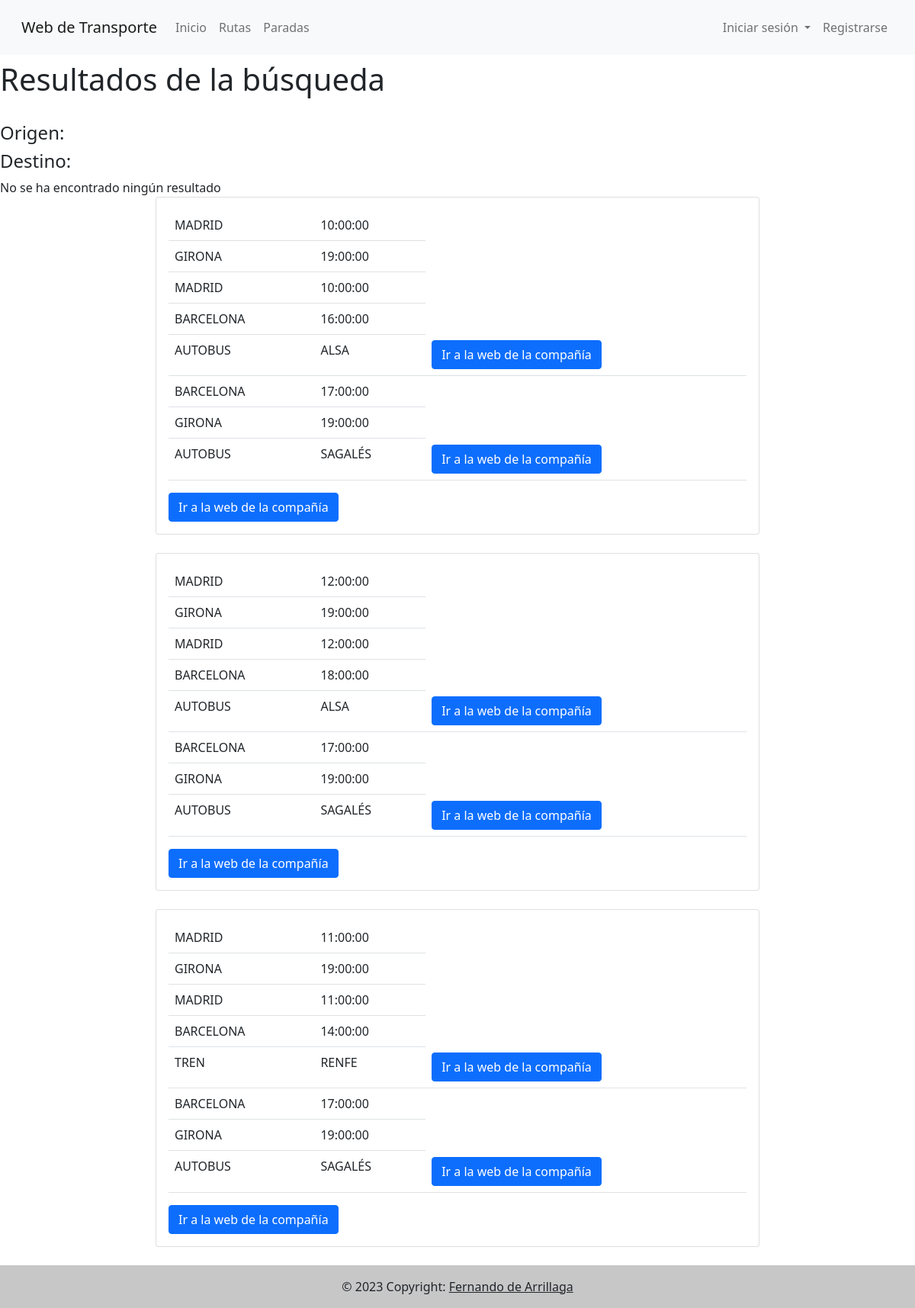
The app's page /resultado.php with its own data.
### tables this page shows
CREATE TABLE `paradas` (
  `id` int(11) NOT NULL,
  `id_ruta` int(11) NOT NULL,
  `parada` varchar(20) NOT NULL,
  `hora` time NOT NULL
);

### resultado.php (the view, shortened to what this page needs)
<!DOCTYPE html>
<html lang="en">
<head>
</head>
<header>
        <?php require_once('header.php');?>
    </header>
<h1>Resultados de la búsqueda</h1>
<?php
$origen= $_POST["origen"];
$destino = $_POST["destino"];
$conexion=mysqli_connect("localhost", "root", "", "transporte");
echo "<br>";
echo "<h4>Origen: $origen</h4>";
echo "<h4>Destino: $destino</h4>";
?>
<?php
$rows = array();
$transbordo=false;
if (count($rows)==0){
  echo "No se ha encontrado ningún resultado";
  $transbordo=true;
  $query3="SELECT ORIGEN.* , P1.*, P2.* , DESTINO.*, ORIGEN.parada as origen, ORIGEN.hora as salida, P1.parada as parada_tr, P1.hora as llegada_tr, P2.hora as salida_tr, DESTINO.parada as destino, DESTINO.hora as llegada, (SELECT operador from rutas WHERE id=ORIGEN.id_ruta) as operador1, (SELECT operador from rutas WHERE id=DESTINO.id_ruta) as operador2, (SELECT web from operadores WHERE operadores.nombre=operador1) as web1, (SELECT web from operadores WHERE operadores.nombre=operador2) as web2, (SELECT medio from rutas WHERE id=ORIGEN.id_ruta) as medio1, (SELECT medio from rutas WHERE id=DESTINO.id_ruta) as medio2 FROM `paradas` ORIGEN, `paradas` DESTINO, `paradas` P1, `paradas` P2 WHERE ORIGEN.hora<DESTINO.hora AND ORIGEN.hora<P1.hora AND ORIGEN.parada='MADRID' AND DESTINO.parada='GIRONA' AND ORIGEN.id_ruta=P1.id_ruta AND P1.parada=P2.parada AND P2.id_ruta=DESTINO.id_ruta;";
  $sql=$conexion->query($query3);
  while ($row = mysqli_fetch_assoc($sql)) {
    array_push($rows, $row);
  }
}
?>
<?php
if ($transbordo==false){
  ?>
  <div class="row justify-content-center">
  <div class="col-sm-8 col-12">
        <?php
        for ($i=0; $i < count($rows); $i++) {
          echo "<div class='card'>";
          echo "<div class='card-body'>";
          echo "<table class='table'>";
          echo "<tr>";
          echo "<td>".$rows[$i]["origen"]."</td>";
          echo "<td>".$rows[$i]["salida"]."</td>";
          echo "</tr>";
          echo "<tr>";
          echo "<td>".$rows[$i]["destino"]."</td>";
          echo "<td>".$rows[$i]["llegada"]."</td>";
          echo "</tr>";
          echo "<tr>";
          echo "<td>".$rows[$i]["medio"]."</td>";
          echo "<td>".$rows[$i]["operador"]."</td>";
          echo "</tr>";
          echo "</table>";
          ?>
          <a href="<?php echo $rows[$i]["web"] ?>" class="btn btn-primary">Ir a la web de la compañía</a>
          <?php
          echo "</div>";
          echo "</div>";
          echo "<br>";
        }
        ?>
  </div>
</div>
<?php
} else {
  ?>
  <div class="row justify-content-center">
  <div class="col-sm-8 col-12">
        <?php
        for ($i=0; $i < count($rows); $i++) {
          echo "<div class='card'>";
          echo "<div class='card-body'>";
          echo "<table class='table'>";
          echo "<tr>";
          echo "<td>".$rows[$i]["origen"]."</td>";
          echo "<td>".$rows[$i]["salida"]."</td>";
          echo "</tr>";
          echo "<tr>";
          echo "<td>".$rows[$i]["destino"]."</td>";
          echo "<td>".$rows[$i]["llegada"]."</td>";
          echo "</tr>";
          echo "<tr>";
          echo "<td>".$rows[$i]["origen"]."</td>";
          echo "<td>".$rows[$i]["salida"]."</td>";
          echo "</tr>";
          echo "<tr>";
          echo "<td>".$rows[$i]["parada_tr"]."</td>";
          echo "<td>".$rows[$i]["llegada_tr"]."</td>";
          echo "</tr>";
          echo "<tr>";
          echo "<td>".$rows[$i]["medio1"]."</td>";
          echo "<td>".$rows[$i]["operador1"]."</td>";
          ?>
          <td><a href="<?php echo $rows[$i]["web1"] ?>" class="btn btn-primary">Ir a la web de la compañía</a></td>
          <?php
          echo "</tr>";
          echo "<tr>";
          echo "<td>".$rows[$i]["parada_tr"]."</td>";
          echo "<td>".$rows[$i]["salida_tr"]."</td>";
          echo "</tr>";
          echo "<tr>";
          echo "<td>".$rows[$i]["destino"]."</td>";
          echo "<td>".$rows[$i]["llegada"]."</td>";
          echo "</tr>";
          echo "<tr>";
          echo "<td>".$rows[$i]["medio2"]."</td>";
          echo "<td>".$rows[$i]["operador2"]."</td>";
          ?>
          <td><a href="<?php echo $rows[$i]["web2"] ?>" class="btn btn-primary">Ir a la web de la compañía</a></td>
          <?php
          echo "</tr>";
          echo "</table>";
          ?>
          <a href="<?php echo $rows[$i]["web"] ?>" class="btn btn-primary">Ir a la web de la compañía</a>
          <?php
          echo "</div>";
          echo "</div>";
          echo "<br>";
        }
        ?>
  </div>
</div>
<?php
}
?>
<footer>
</footer>
</html>

### header.php (shortened to what this page needs)
<!DOCTYPE html>
<html lang="en">
<head>
    <link href="https://cdn.jsdelivr.net/npm/bootstrap@5.0.2/dist/css/bootstrap.min.css" rel="stylesheet">
    <link href="style.css" rel="stylesheet">
</head>
<header>
    <nav class="navbar navbar-expand-lg navbar-light bg-light fixed-top p-3">
        <div class="container-fluid">
          <a class="navbar-brand" href="index.php">Web de Transporte</a>
          <div class="collapse navbar-collapse" id="navbarSupportedContent">
            <ul class="navbar-nav me-auto mb-2 mb-lg-0">
              <li class="nav-item">
                <a class="nav-link" aria-current="page" href="index.php">Inicio</a>
              </li>
              <li class="nav-item">
                <a class="nav-link" aria-current="page" href="rutas.php">Rutas</a>
              </li>
              <li class="nav-item">
                <a class="nav-link" aria-current="page" href="paradas.php">Paradas</a>
              </li>
            </ul>
            <?php
            if (!isset($_SESSION["usuario"])) {
                ?>
                <div class="d-flex">
              <ul class="navbar-nav">
                <li class="nav-item dropdown">
                  <a class="nav-link dropdown-toggle" href="#" id="navbarDropdownMenuLink" role="button" data-bs-toggle="dropdown" aria-expanded="false">
                    Iniciar sesión
                  </a>
                </li>
              </ul>
            </div>
              <div class="d-flex">
                <li class="navbar-nav">
                  <a class="nav-link" aria-current="page" href="registro.php">Registrarse</a>
                </li>
              </div>
            <?php
            }
            ?>
            </div>
          </div>
      </nav>
</header>
<body>
</body>
</html>

### style.css (style rules this page uses)
body { padding-top: 80px; }

### records on screen
paradas: parada "MADRID", hora "10:00:00", paradas.parada "GIRONA", paradas.hora "19:00:00", paradas.parada "BARCELONA", paradas.hora "16:00:00", medio1 "AUTOBUS", operador1 "ALSA", paradas.hora "17:00:00", medio2 "AUTOBUS", operador2 "SAGALÉS"
paradas: parada "MADRID", hora "12:00:00", paradas.parada "GIRONA", paradas.hora "19:00:00", paradas.parada "BARCELONA", paradas.hora "18:00:00", medio1 "AUTOBUS", operador1 "ALSA", paradas.hora "17:00:00", medio2 "AUTOBUS", operador2 "SAGALÉS"
paradas: parada "MADRID", hora "11:00:00", paradas.parada "GIRONA", paradas.hora "19:00:00", paradas.parada "BARCELONA", paradas.hora "14:00:00", medio1 "TREN", operador1 "RENFE", paradas.hora "17:00:00", medio2 "AUTOBUS", operador2 "SAGALÉS"
